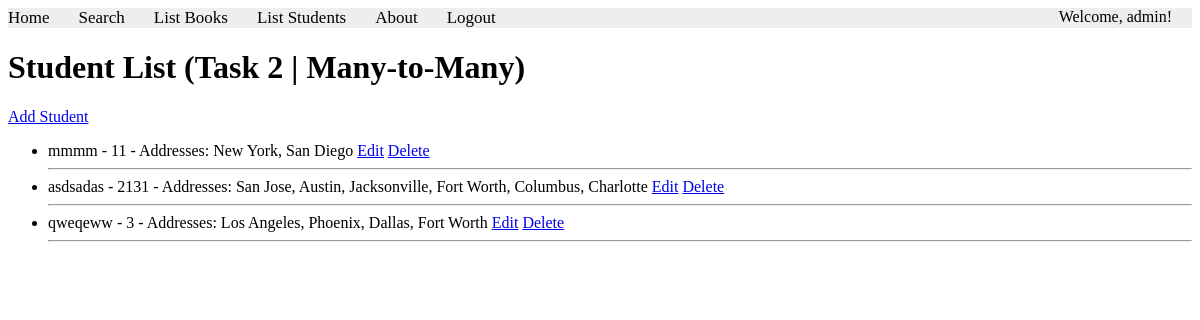
The app's page /users/students2/ (signed in) with its own data.
### apps/usermodule/models.py (models this page shows, shortened)
class Student2(models.Model):
    name = models.CharField(max_length=100)
    age = models.IntegerField()
    addresses = models.ManyToManyField(Address2)

class Address2(models.Model):
    city = models.CharField(max_length=100)

### apps/usermodule/views.py (the view)
# urls.py: path('students2/', views.list_students2, name='list_students2'),
@login_required(login_url='login')
def list_students2(request):
    students = Student2.objects.all()
    return render(request, 'usermodule/list_students2.html', {'students': students})

### apps/templates/usermodule/list_students2.html (shortened to what this page needs)
{% extends "layouts/base.html" %}
{% block content %}
    <h1>Student List (Task 2 | Many-to-Many)</h1>
    <a href="{% url 'add_student2' %}">Add Student</a>
    <ul>
        {% for student in students %}
            <li>
                {{ student.name }} - {{ student.age }} - Addresses:
                {% for address in student.addresses.all %}
                    {{ address.city }}{% if not forloop.last %}, {% endif %}
                {% endfor %}
                <a href="{% url 'update_student2' student.id %}">Edit</a>
                <a href="{% url 'delete_student2' student.id %}">Delete</a>
            </li>
            <hr>
        {% endfor %}
    </ul>
{% endblock content %}

### apps/templates/includes/header.html
<div class="topnav">
    <a href="{% url 'books.index' %}">Home</a>
    <a href="{% url 'books.search' %}">Search</a>
    <a href="{% url 'books.list_books' %}">List Books</a>
    <a href="{% url 'list_students' %}">List Students</a>
    <a href="{% url 'books.aboutus' %}">About</a>
    {% if user.is_authenticated %}
        <a href="{% url 'logout' %}">Logout</a>
        <span style="float: right; margin-right: 20px;">Welcome, {{ user.username }}!</span>
    {% else %}
    <a href="{% url 'login' %}">Login</a>
    {% endif %}
</div>

### apps/static/styles.css (style rules this page uses)
.topnav { background-color: #eeeeee; width: 100%; }
.topnav a { color: #000000; text-align: center; margin-right: 25px; text-decoration: none; font-size: 17px; }
body { background-color: lighred; }

### records on screen
Student2: name "mmmm", age "11"
Address2: city "New York"
Address2: city "San Diego"
Student2: name "asdsadas", age "2131"
Address2: city "San Jose"
Address2: city "Austin"
Address2: city "Jacksonville"
Address2: city "Fort Worth"
Address2: city "Columbus"
Address2: city "Charlotte"
Student2: name "qweqeww", age "3"
Address2: city "Los Angeles"
Address2: city "Phoenix"
Address2: city "Dallas"

### other values on screen
{{ user.username }} "admin"
